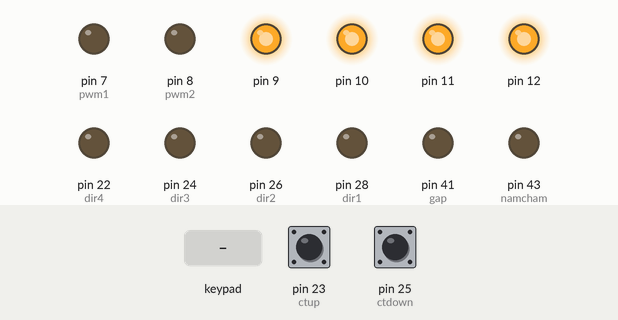
Recording of a sketch running on a simulated Arduino Mega 2560, built with avr-gcc and run on an emulated ATmega2560. Parts: output pins drawn as LEDs (lit = HIGH). The test bench sets the inputs (shaded band); at power-on: pin 23 (ctup) HIGH, pin 25 (ctdown) HIGH. What the sketch prints to the serial monitor is not drawn.

Above: at 1.2 s.
1.3 s: key 'U' pressed
2.8 s: key 'S' pressed
Timing chart, 0 to 5.8 s (numbered marks = the images above; inputs shaded):
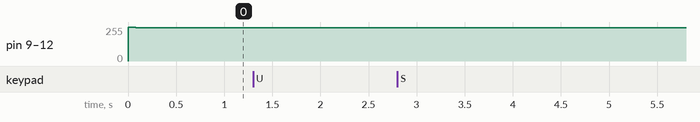

Measured:
- after the input at 1.3 s, every drawn part: stays the same
- after the input at 2.8 s, every drawn part: stays the same

The sketch:

xe_dk_fpt.ino
```cpp
#include <PS2X_lib.h>  //for v1.6           xe 2

#define PS2_DAT        53
#define PS2_CMD        48
#define PS2_SEL        52
#define PS2_CLK        50
#define pressures   false
#define rumble      false
#define dir1 28
#define dir2 26
#define dir3 24
#define dir4 22

#define pwm1 7
#define pwm2 8

#define ctup 23
#define ctdown 25
#define cbhut 37   // xe không dùng

#define gap 41
#define namcham 43

PS2X ps2x;
byte vibrate=0, type=0, tocdo=0, up=0, down=0, kep=0, hut=0, kh=0;
float a=2, b=5, c=251, d=2, x=20, y=-20, max=210;
int error = 0;
unsigned long oldtime=0;
int time;
bool L1Pressed = false;


void setup(){
  Serial.begin(9600);

  pinMode(dir1, OUTPUT);
  pinMode(dir2, OUTPUT);
  pinMode(dir3, OUTPUT);
  pinMode(dir4, OUTPUT);

pinMode(pwm1, OUTPUT);
pinMode(pwm2, OUTPUT);
pinMode(gap, OUTPUT);
pinMode(namcham, OUTPUT);

pinMode(ctdown, INPUT_PULLUP);
pinMode(ctup, INPUT_PULLUP);
pinMode(cbhut, INPUT_PULLUP);

analogWrite(pwm1, 0);
analogWrite(pwm2, 0);
digitalWrite(gap, 0);
digitalWrite(namcham, 0);

//------------------------------------------------------------------------------- Di chuyển
//xung 1 2
    TCCR1A=0; TCCR1B=0;TIMSK1 = 0;
    DDRB |= (1 << PB6);
    DDRB |= (1 << PB5);
    TCCR1A |= (1 << WGM11);
    TCCR1B |= (1 << WGM12)|(1 << WGM13);
    TCCR1A |= (1 << COM1B1);
    TCCR1A |= (1 << COM1A1);
    ICR1 = 255;
    OCR1B = 255;
    OCR1A = 255;
    TCCR1B |= (1 << CS10)|(1 << CS11);
//xung 3 4
    TCCR2A=0; TCCR2B=0;TIMSK2 = 0;
    DDRB |= (1 << PB4);
    DDRH |= (1 << PH6);
    TCCR2A |= (1 << WGM21) | (1 << WGM20);
    TCCR2A |= (1 << COM2B1);
    TCCR2A |= (1 << COM2A1);
    OCR2B = 255;
    OCR2A = 255;
    TCCR2B |= (1 << CS22);
delay(50);
  error = ps2x.config_gamepad(PS2_CLK, PS2_CMD, PS2_SEL, PS2_DAT, pressures, rumble);
delay(30);
  if(error == 0){
    Serial.println("ok");
  }
  else if(error == 1){
    Serial.println("No ok");
  }
 type = ps2x.readType();
  switch(type) {
    case 0:
      Serial.println("Unknown Controller type found ");
      break;
    case 1:
      Serial.println("DualShock Controller found ");
      break;
    case 2:
      Serial.println("GuitarHero Controller found ");
      break;
	case 3:
      Serial.println("Wireless Sony DualShock Controller found ");
      break;
   }
}


void tangtoc(){
   if (OCR1B > max){
      OCR1B = OCR1B - a;
      OCR1A = OCR1A - a;
      OCR2A = OCR2A - a;
      OCR2B = OCR2B - a;
delay(50);
    }
    if (OCR1B<max){
       OCR1B=max;
       OCR1A=max;
       OCR2A=max;
       OCR2B=max;
     }
}
void giamtoc(){
  if (OCR1B <= 245)
   OCR1B = OCR1B + b;
  if (OCR1A <= 245)
   OCR1A = OCR1A + b;
  if (OCR2A <= 245)
   OCR2A = OCR2A + b;
  if (OCR2B <= 245)
   OCR2B = OCR2B + b;

if (OCR1B >=250)
         OCR1B = c;
if (OCR1A >= 250)
         OCR1A = c;
if (OCR2A >= 250)
         OCR2A = c;
if (OCR2B >= 250)
         OCR2B = c;
}
void xoay(){
   if (OCR1B > max){
      OCR1B = OCR1B - d;
      OCR1A = OCR1A - d;
      OCR2A = OCR2A - d;
      OCR2B = OCR2B - d;
delay(50);
    }
    if(OCR1B<max){
       OCR1B=max;
       OCR1A=max;
       OCR2A=max;
       OCR2B=max;
     }
}


void loop() {
    ps2x.read_gamepad(false, vibrate);
if (ps2x.NewButtonState()) {

//-----------------------------------------------------------------------------------------------------tốc độ
 if(tocdo==0){
    max=210;
    a=2, b=40, d=2;
    tocdo=1;
Serial.println("max=210");
}
 if(ps2x.Button(PSB_R2)){
   if(tocdo==1){
    max=130;
    a=7, b=40, d=4;
    tocdo=0;
Serial.println("max=150");
   }
  }
 if(ps2x.Button(PSB_R2) && ps2x.Button(PSB_TRIANGLE)){
    max=1;
    a=10, b=40, d=5;
    tocdo=0;
Serial.println("max=1");
  }


//-----------------------------------------------------------------------------------------------------------nâng hạ
 if(ps2x.Button(PSB_L1)){
  up=1;
analogWrite(pwm1, 255);

Serial.println("nâng");
}
 if(ps2x.Button(PSB_L2)){
  down=1;
analogWrite(pwm2, 255);
Serial.println("hạ");
}


//--------------------------------------------------------------------------dừng nâng
if(ps2x.Button(PSB_SQUARE)){
analogWrite(pwm1, 0);
analogWrite(pwm2, 0);
Serial.println("stop nâng");
}


//----------------------------------------------------------------------------------------------------------kẹp
if(ps2x.Button(PSB_R3)){
  if(kep==0){
   digitalWrite(gap, 1);
     kep=1;
Serial.println("gắp vào");
  }
  else{
    digitalWrite(gap, 0);
    kep=0;
    kh=1;
Serial.println("mở gắp");
  }
}


//----------------------------------------------------------------------------------------------------------hút
if(ps2x.Button(PSB_L3)){
  if(hut==0){
   digitalWrite(namcham, 1);
     hut=1;
Serial.println("hút");
  }
  else{
    digitalWrite(namcham, 0);
    hut=0;
    kh=1;
Serial.println("nhả hút");
  }
}


}

//--------------------------------------------------------------------------------------công tắc hành trình
 if((digitalRead(ctup)==0) && up==1){
up=0;
analogWrite(pwm1, 0);
analogWrite(pwm2, 0);
Serial.println("dừng trên");
 }
 if((digitalRead(ctdown)==0) && down==1){
down=0;
analogWrite(pwm1, 0);
analogWrite(pwm2, 0);
Serial.println("dừng dưới");
 }

// //---------------------------------------------------------------------auto kẹp
// if(digitalRead(cbhut)==0 && hut==0 && kep==0 && kh==0){
//   digitalWrite(namcham, 1);
// Serial.println("hút vào");
// delay(200);
//   digitalWrite(gap, 1);
// Serial.println("gắp vào");
// kep=1, hut=1, kh=1;
// }
// if(digitalRead(cbhut)==1){
//   kh=0;
// }


//------------------------------------------------------------------------------joystik ps2
   if(ps2x.Button(PSB_R1)) {
      int analogLX = ps2x.Analog(PSS_LX)-128;
      int analogLY = ps2x.Analog(PSS_LY)-127;
      int analogRX = ps2x.Analog(PSS_RX)-128;
      int analogRY = ps2x.Analog(PSS_RY)-127;
if((analogRY<=x) && (analogRY>=y) && (analogRX<=x) && (analogRX>=y)){
  if (analogLY==128) {
      digitalWrite(dir1,1);
      digitalWrite(dir2,1);
      digitalWrite(dir3,0);
      digitalWrite(dir4,0);
      tangtoc();
  }
  if  (analogLY==-127) {
      digitalWrite(dir1,0);
      digitalWrite(dir2,0);
      digitalWrite(dir3,1);
      digitalWrite(dir4,1);
      tangtoc();
  }
  if  (analogLX==127) {
      digitalWrite(dir1,1);
      digitalWrite(dir2,0);
      digitalWrite(dir3,0);
      digitalWrite(dir4,1);
      tangtoc();
  }
  if  (analogLX==-128) {
      digitalWrite(dir1,0);
      digitalWrite(dir2,1);
      digitalWrite(dir3,1);
      digitalWrite(dir4,0);
      tangtoc();
  }
}
  if  (analogRX==-128) {
        digitalWrite(dir1,0);
        digitalWrite(dir2,0);
        digitalWrite(dir3,0);
        digitalWrite(dir4,0);
        xoay();
  }
  if  (analogRX==127) {
        digitalWrite(dir1,1);
        digitalWrite(dir2,1);
        digitalWrite(dir3,1);
        digitalWrite(dir4,1);
        xoay();
  }

 if ((analogLX<=x) && (analogLX>=y) && (analogLY<=x) && (analogLY>=y) && (analogRY<=x) && (analogRY>=y) && (analogRX<=x) && (analogRX>=y) && !(ps2x.Button(PSB_R3)) && !(ps2x.Button(PSB_L3))) {
  if ((OCR1B <= 250) && (OCR1A <= 250) && (OCR2A <= 250) && (OCR2B <= 250)){
   OCR1B = OCR1B + b;
   OCR1A = OCR1A + b;
   OCR2A = OCR2A + b;
   OCR2B = OCR2B + b;
  }
    else{
         OCR1B = c;
         OCR1A = c;
         OCR2A = c;
         OCR2B = c;
    }
  }
 }
else{
       OCR1B=251;
       OCR1A=251;
       OCR2A=251;
       OCR2B=251;
 }
}
```
